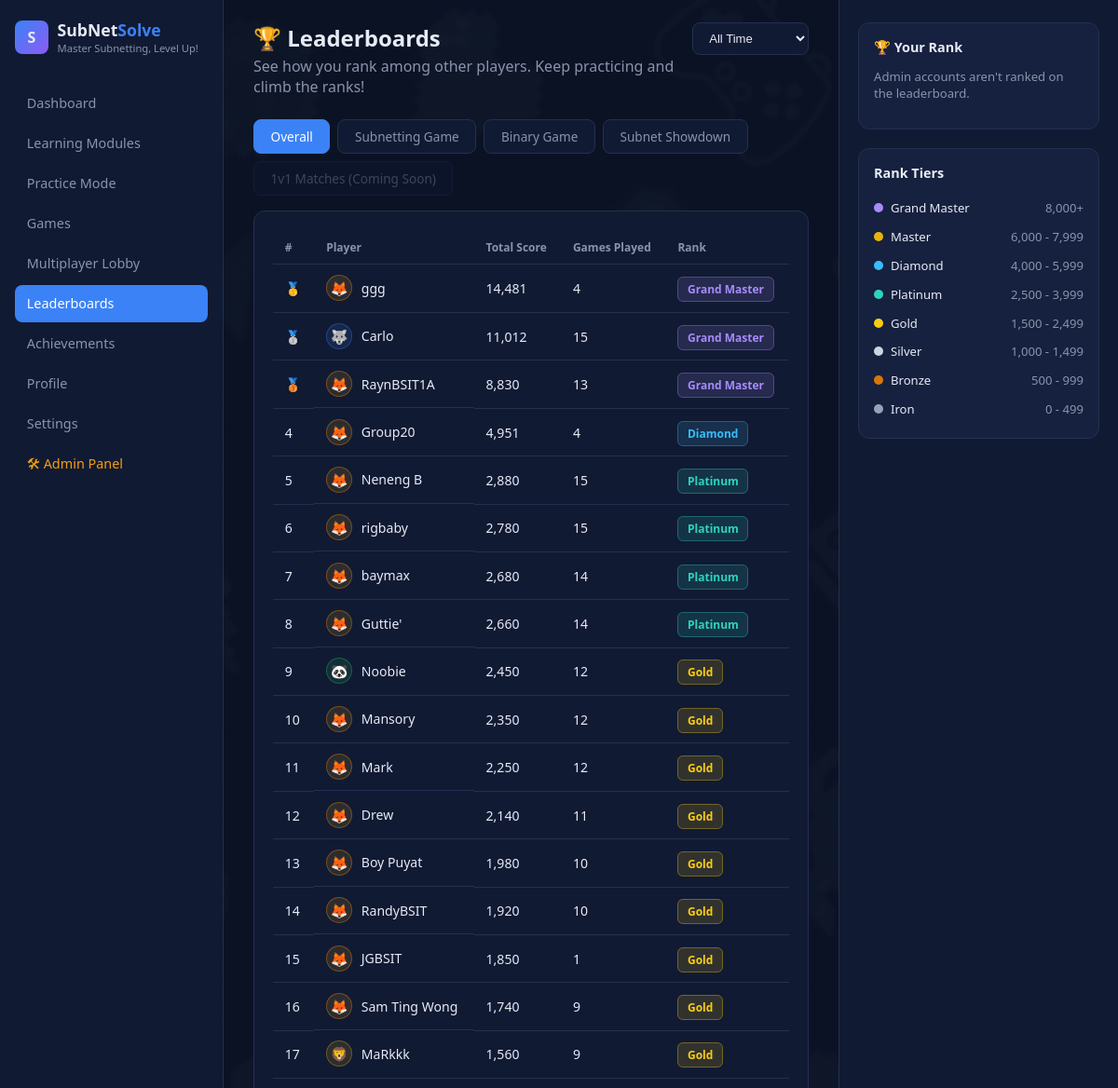
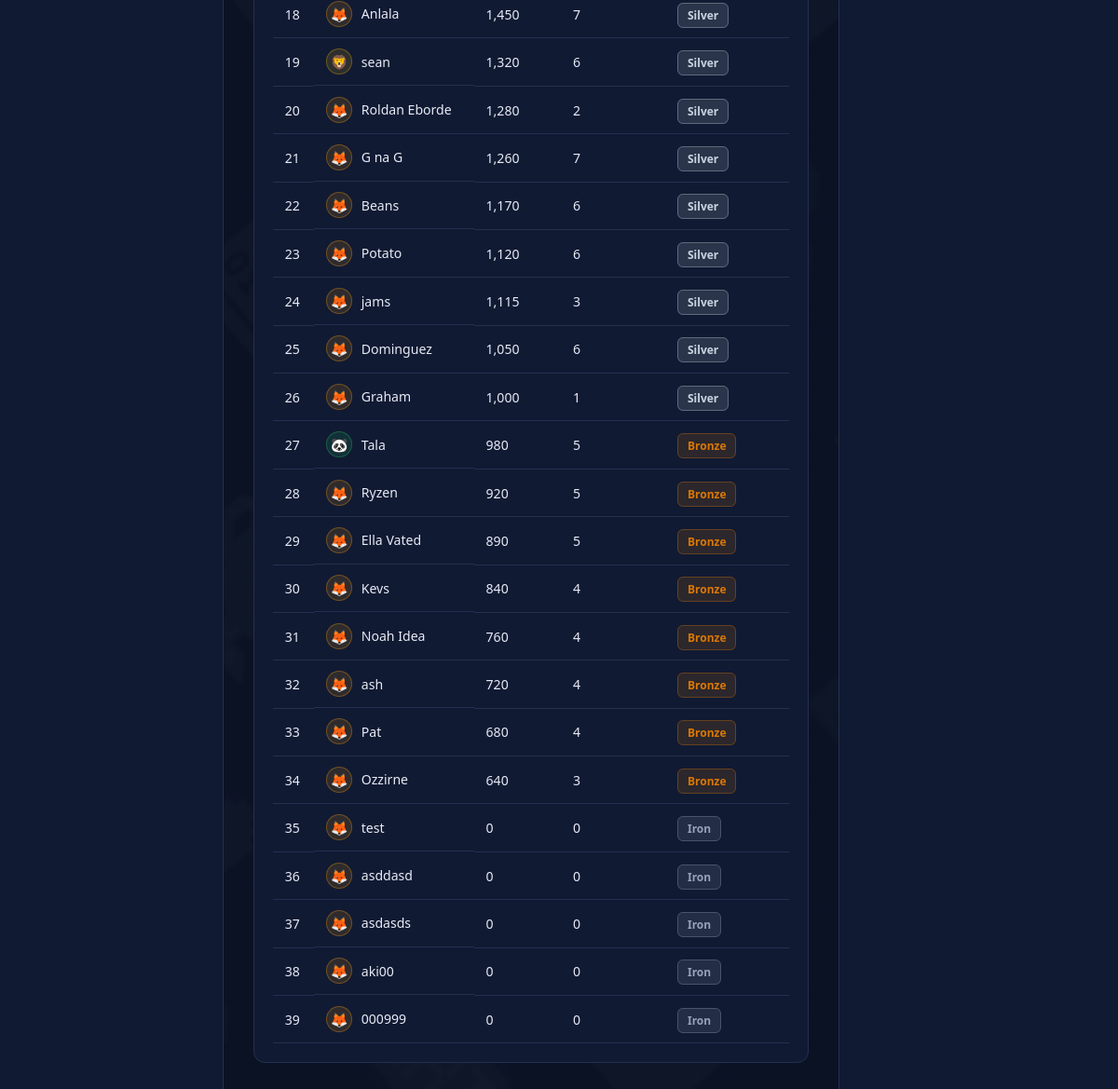
Page /leaderboards.php (signed in) on the earlier database version (2 pictures, top to bottom).
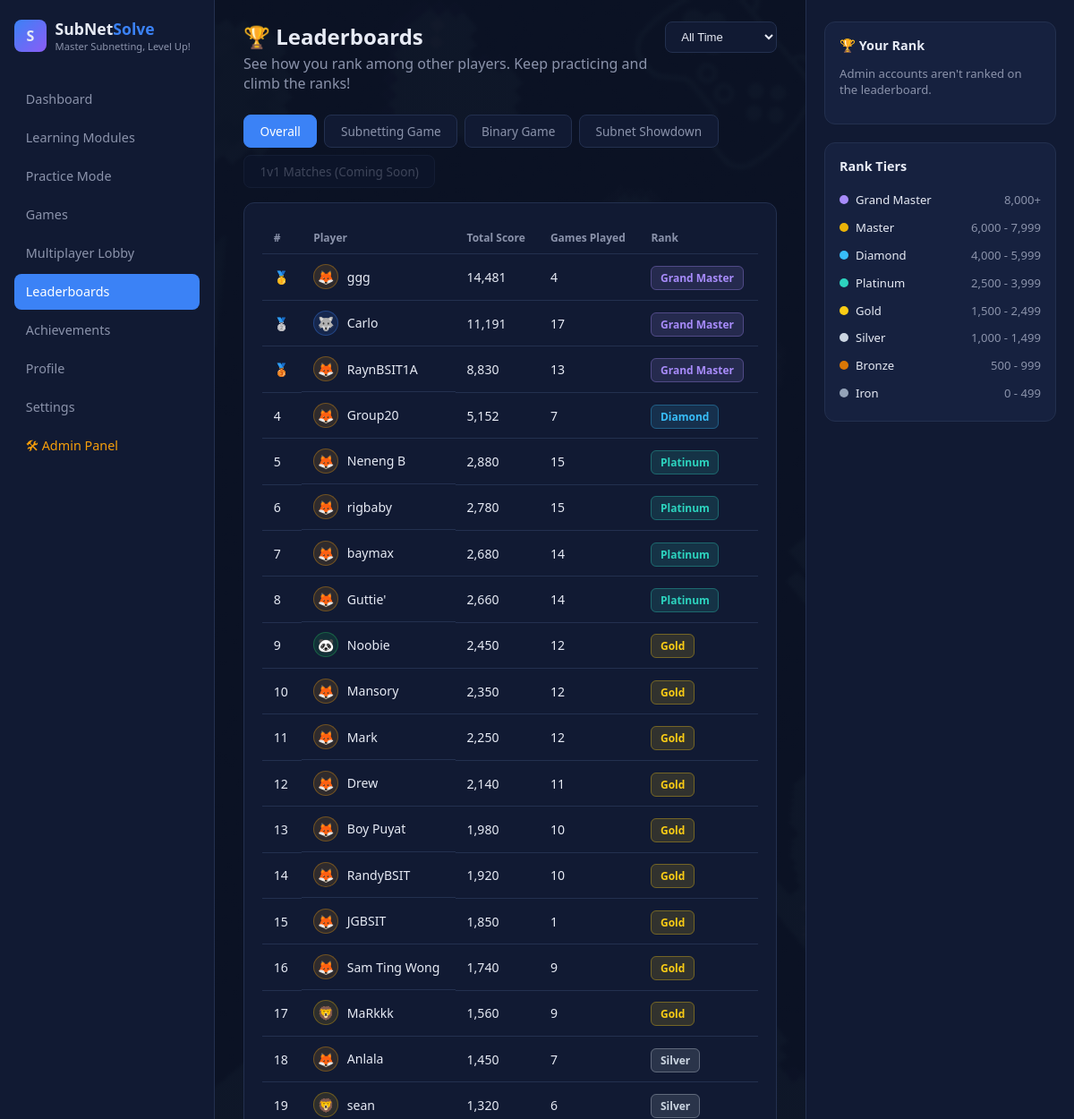
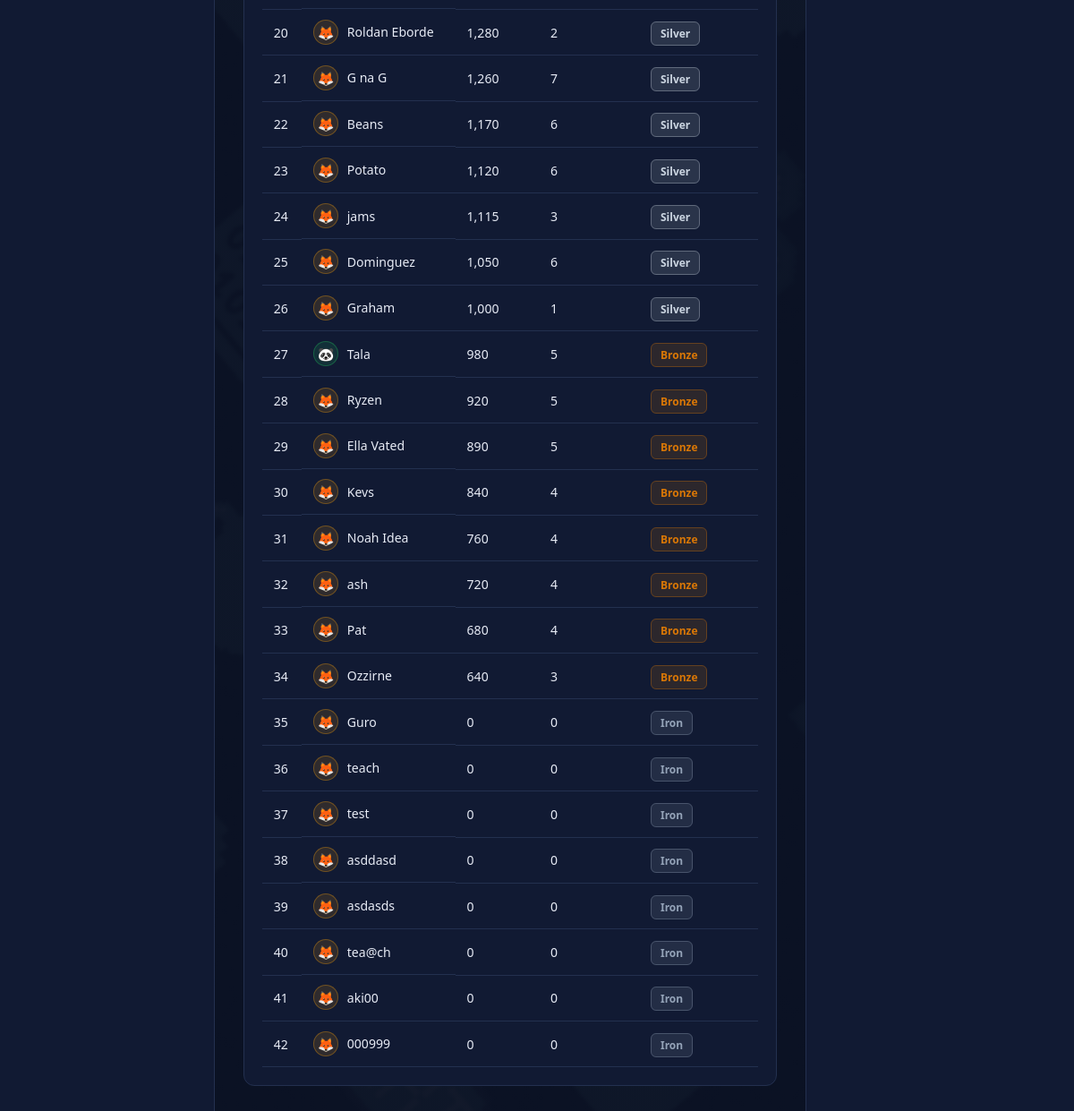
Same page on the later database version (2 pictures, top to bottom).
### tables this page shows
CREATE TABLE `user_progress` (
  `user_id` int(11) NOT NULL,
  `level` int(11) NOT NULL DEFAULT 1,
  `career_xp` int(11) NOT NULL DEFAULT 0,
  `total_xp` int(11) NOT NULL DEFAULT 0,
  `xp_to_next_level` int(11) NOT NULL DEFAULT 500,
  `lessons_completed` int(11) NOT NULL DEFAULT 0,
  `quizzes_completed` int(11) NOT NULL DEFAULT 0,
  `total_correct` int(11) NOT NULL DEFAULT 0,
  `total_wrong` int(11) NOT NULL DEFAULT 0,
  `current_streak` int(11) NOT NULL DEFAULT 0,
  `last_activity_date` date DEFAULT NULL,
  `last_daily_challenge_date` date DEFAULT NULL
);

CREATE TABLE `users` (
  `id` int(11) NOT NULL,
  `username` varchar(50) NOT NULL,
  `email` varchar(100) NOT NULL,
  `password` varchar(255) NOT NULL,
  `avatar` varchar(30) NOT NULL DEFAULT 'fox',
  `is_admin` tinyint(1) NOT NULL DEFAULT 0,
  `created_at` datetime NOT NULL,
  `is_teacher` tinyint(1) DEFAULT 0,
  `teacher_status` enum('none','pending','approved','rejected') DEFAULT 'none'
);

### leaderboards.php (the view, shortened to what the changed rows need)
<?php
require "config.php";
require "includes/avatars.php";
require "includes/rank_tiers.php";
$userId = $_SESSION["user_id"];
$gameFilter = "";
$dateFilter = "";
$sql = "SELECT u.id, u.username, u.avatar, up.level,
        COALESCE(SUM(s.points), 0) AS total_score,
        COUNT(s.id) AS games_played
        FROM users u
        JOIN user_progress up ON up.user_id = u.id
        LEFT JOIN scores s ON s.user_id = u.id $gameFilter $dateFilter
        WHERE u.is_admin = 0
        GROUP BY u.id, u.username, u.avatar, up.level
        ORDER BY total_score DESC
        LIMIT 50";
$result = mysqli_query($conn, $sql);
$players = [];
$rank = 1;
while ($row = mysqli_fetch_assoc($result)) {
    $row["rank"] = $rank;
    $players[] = $row;
    $rank++;
}
$tiersList = get_rank_tiers();
$tierRanges = [];
foreach ($tiersList as $i => $t) {
    if ($i === 0) {
        $tierRanges[] = number_format($t["min"]) . "+";
    } else {
        $tierRanges[] = number_format($t["min"]) . " - " . number_format($tiersList[$i - 1]["min"] - 1);
    }
}
?>
<!DOCTYPE html>
<html lang="en">
<head>
    <link rel="stylesheet" href="dash.css">
    <link rel="stylesheet" href="game.css">
</head>
<body>
<div class="layout">
    <aside class="sidebar">
        <div class="brand">
            <div>
                <h1>SubNet<span>Solve</span></h1>
            </div>
        </div>
    </aside>
    <main class="main">
        <div style="display:flex; justify-content:space-between; align-items:flex-start;">
            <div class="welcome">
                <h2>🏆 Leaderboards</h2>
            </div>
        </div>
        <div class="explore-panel">
            <?php if (empty($players)): ?>
                <p style="color:var(--text-dim); font-size:0.9rem;">No scores yet for this filter — be the first to play!</p>
            <?php else: ?>
            <table class="lb-table">
                <tr><th>#</th><th>Player</th><th>Total Score</th><th>Games Played</th><th>Rank</th></tr>
                <?php foreach ($players as $p): ?>
                    <tr class="<?= (int) $p["id"] === (int) $userId ? "me" : "" ?>">
                        <td><?= $p["rank"] == 1 ? "🥇" : ($p["rank"] == 2 ? "🥈" : ($p["rank"] == 3 ? "🥉" : $p["rank"])) ?></td>
                        <td class="player-cell"><?= render_avatar($p["avatar"], 28) ?> <?= htmlspecialchars($p["username"]) ?></td>
                        <td><?= number_format($p["total_score"]) ?></td>
                        <td><?= $p["games_played"] ?></td>
                        <td><?= render_tier_badge($p["total_score"]) ?></td>
                    </tr>
                <?php endforeach; ?>
            </table>
            <?php endif; ?>
        </div>
    </main>
    <aside class="right-col">
        <div class="panel-box rank-tier-legend">
            <?php foreach (get_rank_tiers() as $i => $t): ?>
                <div class="tier-row">
                    <div class="tier-name"><span class="tier-dot" style="background:<?= $t['color'] ?>;"></span><?= $t['name'] ?></div>
                    <span style="color:var(--text-dim);"><?= $tierRanges[$i] ?></span>
                </div>
            <?php endforeach; ?>
        </div>
    </aside>
</div>
</body>
</html>

### includes/avatars.php
<?php
function get_avatar_presets() {
    return [
        ["id" => "fox",     "emoji" => "🦊", "color" => "#f59e0b"],
        ["id" => "owl",     "emoji" => "🦉", "color" => "#8b5cf6"],
        ["id" => "wolf",    "emoji" => "🐺", "color" => "#3b82f6"],
        ["id" => "panda",   "emoji" => "🐼", "color" => "#22c55e"],
        ["id" => "lion",    "emoji" => "🦁", "color" => "#eab308"],
        ["id" => "octopus", "emoji" => "🐙", "color" => "#14b8a6"],
        ["id" => "dragon",  "emoji" => "🐉", "color" => "#ef4444"],
        ["id" => "robot",   "emoji" => "🤖", "color" => "#ec4899"],
    ];
}
function get_avatar_by_id($avatarId) {
    foreach (get_avatar_presets() as $a) {
        if ($a["id"] === $avatarId) return $a;
    }
    return ["id" => "fox", "emoji" => "🦊", "color" => "#f59e0b"];
}
function render_avatar($avatarId, $size = 34) {
    $a = get_avatar_by_id($avatarId);
    $fontSize = round($size * 0.55);
    return '<div style="width:' . $size . 'px; height:' . $size . 'px; border-radius:50%; background:' . $a["color"] . '22;
        display:flex; align-items:center; justify-content:center; font-size:' . $fontSize . 'px; flex-shrink:0;
        border:1px solid ' . $a["color"] . '55;">' . $a["emoji"] . '</div>';
}

### includes/rank_tiers.php
<?php
function get_rank_tiers() {
    return [
        ["name" => "Grand Master", "min" => 8000, "color" => "#a78bfa"],
        ["name" => "Master",       "min" => 6000, "color" => "#eab308"],
        ["name" => "Diamond",      "min" => 4000, "color" => "#38bdf8"],
        ["name" => "Platinum",     "min" => 2500, "color" => "#2dd4bf"],
        ["name" => "Gold",         "min" => 1500, "color" => "#facc15"],
        ["name" => "Silver",       "min" => 1000, "color" => "#cbd5e1"],
        ["name" => "Bronze",       "min" => 500,  "color" => "#d97706"],
        ["name" => "Iron",         "min" => 0,    "color" => "#94a3b8"],
    ];
}
function get_rank_tier_for_xp($xp) {
    $tiers = get_rank_tiers();
    foreach ($tiers as $tier) {
        if ($xp >= $tier["min"]) return $tier;
    }
    return end($tiers);
}
function render_tier_badge($xp) {
    $t = get_rank_tier_for_xp($xp);
    return '<span style="background:' . $t["color"] . '22; color:' . $t["color"] . '; border:1px solid ' . $t["color"] . '55;
        padding:0.25rem 0.6rem; border-radius:6px; font-size:0.75rem; font-weight:bold;">' . htmlspecialchars($t["name"]) . '</span>';
}

Differences in the rows shown:
changed user_progress "Carlo": total_score "11,012" → "11,191"; games_played "15" → "17"
changed user_progress "Group20": total_score "4,951" → "5,152"; games_played "4" → "7"
added user_progress: rank "35", user_id.avatar "🦊", user_id.username "Guro", total_score "0", games_played "0", name "Iron"
added user_progress: rank "36", user_id.avatar "🦊", user_id.username "teach", total_score "0", games_played "0", name "Iron"
computed for user_progress "test": rank "35" → "37"
computed for user_progress "asddasd": rank "36" → "38"
computed for user_progress "asdasds": rank "37" → "39"
added user_progress: rank "40", user_id.avatar "🦊", user_id.username "tea@ch", total_score "0", games_played "0", name "Iron"
computed for user_progress "aki00": rank "38" → "41"
computed for user_progress (number 42 of 42 on the later page): rank "39" → "42"
